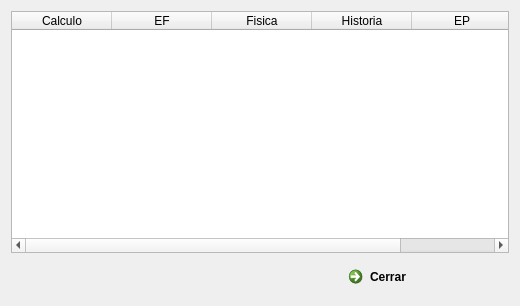
<?xml version="1.0" encoding="UTF-8"?>
<ui version="4.0">
 <class>frm_mostar_horas</class>
 <widget class="QDialog" name="frm_mostar_horas">
  <property name="geometry">
   <rect>
    <x>0</x>
    <y>0</y>
    <width>520</width>
    <height>306</height>
   </rect>
  </property>
  <property name="windowTitle">
   <string>Mostrar Horas Clases</string>
  </property>
  <property name="windowIcon">
   <iconset resource="img.qrc">
    <normaloff>:/new/prefix1/13.png</normaloff>:/new/prefix1/13.png</iconset>
  </property>
  <layout class="QGridLayout" name="gridLayout">
   <item row="0" column="0">
    <widget class="QTableWidget" name="TW_mostrar_Horas">
     <column>
      <property name="text">
       <string>Calculo</string>
      </property>
     </column>
     <column>
      <property name="text">
       <string>EF</string>
      </property>
     </column>
     <column>
      <property name="text">
       <string>Fisica</string>
      </property>
     </column>
     <column>
      <property name="text">
       <string>Historia</string>
      </property>
     </column>
     <column>
      <property name="text">
       <string>EP</string>
      </property>
     </column>
    </widget>
   </item>
   <item row="1" column="0">
    <layout class="QHBoxLayout" name="horizontalLayout">
     <item>
      <spacer name="horizontalSpacer">
       <property name="orientation">
        <enum>Qt::Horizontal</enum>
       </property>
       <property name="sizeHint" stdset="0">
        <size>
         <width>208</width>
         <height>20</height>
        </size>
       </property>
      </spacer>
     </item>
     <item>
      <widget class="QCommandLinkButton" name="commandLinkButton">
       <property name="text">
        <string>Cerrar</string>
       </property>
       <property name="icon">
        <iconset resource="img.qrc">
         <normaloff>:/new/prefix1/iconos de menu/Sin título-1.png</normaloff>:/new/prefix1/iconos de menu/Sin título-1.png</iconset>
       </property>
      </widget>
     </item>
    </layout>
   </item>
  </layout>
 </widget>
 <resources>
  <include location="img.qrc"/>
 </resources>
 <connections>
  <connection>
   <sender>commandLinkButton</sender>
   <signal>clicked()</signal>
   <receiver>frm_mostar_horas</receiver>
   <slot>close()</slot>
   <hints>
    <hint type="sourcelabel">
     <x>303</x>
     <y>269</y>
    </hint>
    <hint type="destinationlabel">
     <x>199</x>
     <y>149</y>
    </hint>
   </hints>
  </connection>
 </connections>
</ui>
